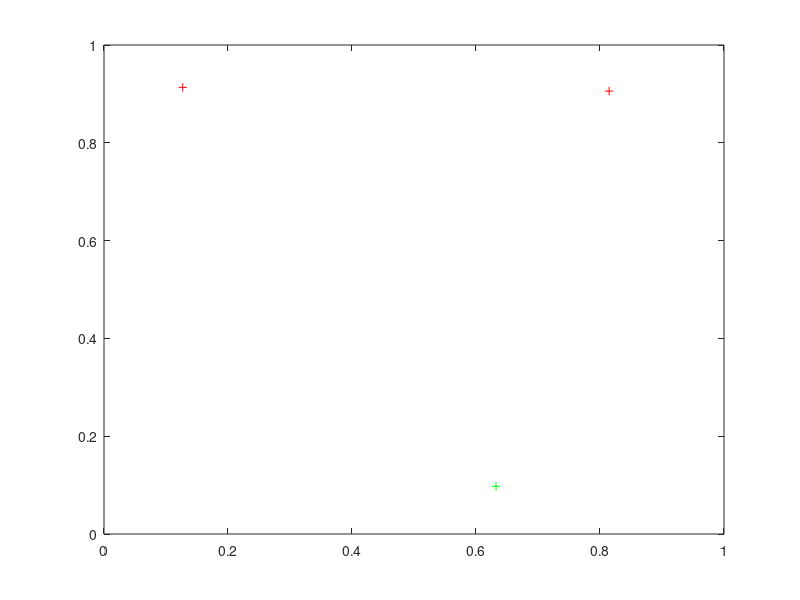

Reproduce this figure in MATLAB. (Note: this script raises an error after producing the figure.)
samples = [0.814723686393179,0.126986816293506,0.632359246225410;0.905791937075619,0.913375856139019,0.097540404999410];
targets = [1;1;-1];
plot(samples(1,1:2), samples(2,1:2), 'r+');
hold on;
plot(samples(1,3), samples(2, 3), 'g+');
weights = smosvm(samples, targets);
x1 = [0:0.1:1];
x2 = [0:0.1:1];
[x1 x2] = meshgrid(0:0.05:1, 0:0.05:1);
y = zeros(size(x1));
for i = 1:size(x1, 1)
	for j = 1:size(x1, 2)
		x = [x1(i,j);x2(i,j)];
		r = weights' * x;
		if r > 0
			y(i,j) = 1;
		else
			y(i,j) = -1;
		end
	end
end
%contour(x1, x2, y, 1, 'linewidth', 2.5, 'Color', [0 0 0.75]);